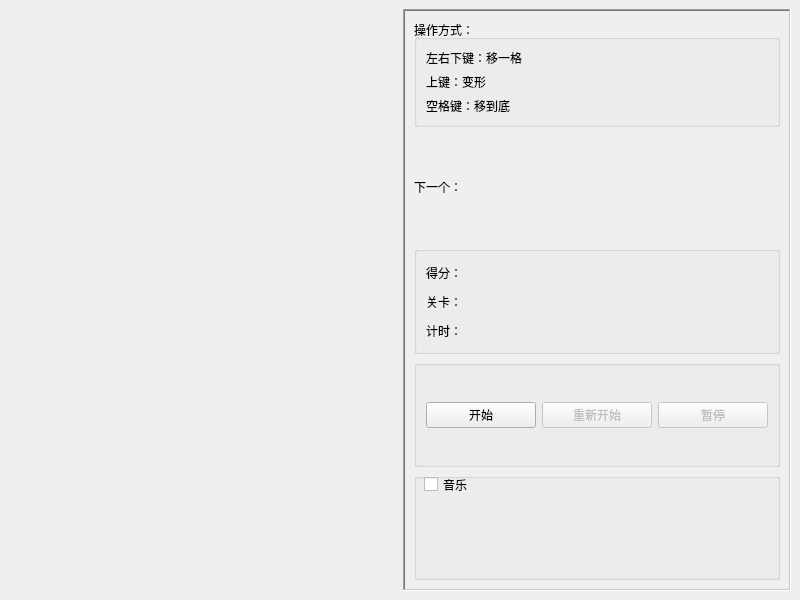
<?xml version="1.0" encoding="UTF-8"?>
<ui version="4.0">
 <class>MainWindow</class>
 <widget class="QMainWindow" name="MainWindow">
  <property name="geometry">
   <rect>
    <x>0</x>
    <y>0</y>
    <width>800</width>
    <height>600</height>
   </rect>
  </property>
  <property name="windowTitle">
   <string>MainWindow</string>
  </property>
  <widget class="QWidget" name="centralwidget">
   <layout class="QHBoxLayout" name="horizontalLayout">
    <item>
     <widget class="gameview" name="panel" native="true"/>
    </item>
    <item>
     <widget class="QFrame" name="frame">
      <property name="frameShape">
       <enum>QFrame::WinPanel</enum>
      </property>
      <property name="frameShadow">
       <enum>QFrame::Sunken</enum>
      </property>
      <layout class="QVBoxLayout" name="verticalLayout">
       <item>
        <widget class="QGroupBox" name="groupBox">
         <property name="title">
          <string>操作方式：</string>
         </property>
         <property name="flat">
          <bool>false</bool>
         </property>
         <layout class="QGridLayout" name="gridLayout">
          <item row="2" column="0">
           <widget class="QLabel" name="label_4">
            <property name="text">
             <string>空格键：移到底</string>
            </property>
           </widget>
          </item>
          <item row="1" column="0">
           <widget class="QLabel" name="label_3">
            <property name="text">
             <string>上键：变形</string>
            </property>
           </widget>
          </item>
          <item row="0" column="0">
           <widget class="QLabel" name="label_2">
            <property name="text">
             <string>左右下键：移一格</string>
            </property>
           </widget>
          </item>
         </layout>
        </widget>
       </item>
       <item>
        <widget class="QLabel" name="next">
         <property name="text">
          <string>下一个：</string>
         </property>
        </widget>
       </item>
       <item>
        <widget class="QGroupBox" name="groupBox_2">
         <property name="title">
          <string/>
         </property>
         <layout class="QGridLayout" name="gridLayout_2">
          <item row="0" column="0">
           <widget class="QLabel" name="score">
            <property name="text">
             <string>得分：</string>
            </property>
           </widget>
          </item>
          <item row="1" column="0">
           <widget class="QLabel" name="level">
            <property name="text">
             <string>关卡：</string>
            </property>
           </widget>
          </item>
          <item row="2" column="0">
           <widget class="QLabel" name="time">
            <property name="text">
             <string>计时：</string>
            </property>
           </widget>
          </item>
         </layout>
        </widget>
       </item>
       <item>
        <widget class="QGroupBox" name="groupBox_3">
         <property name="title">
          <string/>
         </property>
         <layout class="QHBoxLayout" name="horizontalLayout_2">
          <item>
           <widget class="QPushButton" name="start">
            <property name="text">
             <string>开始</string>
            </property>
           </widget>
          </item>
          <item>
           <widget class="QPushButton" name="restart">
            <property name="enabled">
             <bool>false</bool>
            </property>
            <property name="text">
             <string>重新开始</string>
            </property>
           </widget>
          </item>
          <item>
           <widget class="QPushButton" name="pause">
            <property name="enabled">
             <bool>false</bool>
            </property>
            <property name="text">
             <string>暂停</string>
            </property>
           </widget>
          </item>
         </layout>
        </widget>
       </item>
       <item>
        <widget class="QGroupBox" name="groupBox_4">
         <property name="title">
          <string/>
         </property>
         <widget class="QCheckBox" name="music">
          <property name="geometry">
           <rect>
            <x>10</x>
            <y>0</y>
            <width>359</width>
            <height>23</height>
           </rect>
          </property>
          <property name="text">
           <string>音乐</string>
          </property>
         </widget>
        </widget>
       </item>
      </layout>
     </widget>
    </item>
   </layout>
  </widget>
 </widget>
 <customwidgets>
  <customwidget>
   <class>gameview</class>
   <extends>QWidget</extends>
   <header location="global">gameview.h</header>
   <container>1</container>
  </customwidget>
 </customwidgets>
 <resources/>
 <connections/>
</ui>
